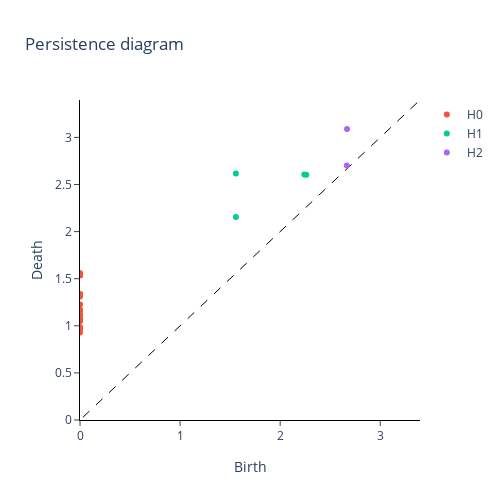

Write notebook code for a chart like this one.
### Markdown cell above
Now we are ready to plot the persitence diagram for a molecule. In order to learn more about how to interpret this diagram, read e.g. this ....

The next important step is to extract features from the diagram. One interesting feature we report here is the number of relevant holes (in dimension 1). THis corresponds to the number of holes that have a lifetime above a certain threshold. Note that due to noise the number of (1-dimensional) holes in the persistence does not necessarily correspond to the number of holes in the molecule.

Similar to the persistence diagram, a second plot we are interested in is called Betti curves. It focuses on how the number of holes changes with increasing $\varepsilon$ in the filtration.

Here we can extract e.g. the area under the curve as a feature.

### Code cell
molecule_idx = 72
persistence_fig = plot_diagram(pDiag[molecule_idx][0])
iplot(persistence_fig)

### Figure 1 — Plotly figure (JSON) as saved in the notebook; plotly's stock layout.template omitted (floating-point values rounded to 4 significant figures)
{"data": [{"hoverinfo": "none", "line": {"color": "black", "dash": "dash", "width": 1}, "mode": "lines", "showlegend": false, "type": "scatter", "x": [-308.8, 308.8], "y": [-308.8, 308.8]}, {"mode": "markers", "name": "H0", "type": "scatter", "x": [0, 0, 0, 0, 0, 0, 0, 0, 0, 0, 0, 0, 0, 0, 0, 0, 0, 0, 0, 0, 0, 0, 0, 0], "y": [0.9287, 0.9692, 0.9712, 0.9865, 1.048, 1.061, 1.066, 1.074, 1.114, 1.118, 1.159, 1.173, 1.225, 1.312, 1.334, 1.338, 1.536, 1.536, 1.536, 1.539, 1.54, 1.544, 1.556, 1.557]}, {"mode": "markers", "name": "H1", "type": "scatter", "x": [2.261, 2.242, 1.558, 1.557], "y": [2.602, 2.605, 2.155, 2.616]}, {"mode": "markers", "name": "H2", "type": "scatter", "x": [2.668, 2.666], "y": [3.088, 2.702]}], "layout": {"height": 500, "plot_bgcolor": "white", "title": {"text": "Persistence diagram"}, "width": 500, "xaxis": {"anchor": "y", "exponentformat": "e", "linecolor": "black", "linewidth": 1, "mirror": false, "range": [0, 3.397], "showexponent": "all", "showline": true, "side": "bottom", "ticks": "outside", "title": {"text": "Birth"}, "type": "linear", "zeroline": true}, "yaxis": {"anchor": "x", "exponentformat": "e", "linecolor": "black", "linewidth": 1, "mirror": false, "range": [0, 3.397], "showexponent": "all", "showline": true, "side": "left", "ticks": "outside", "title": {"text": "Death"}, "type": "linear", "zeroline": true}}}
